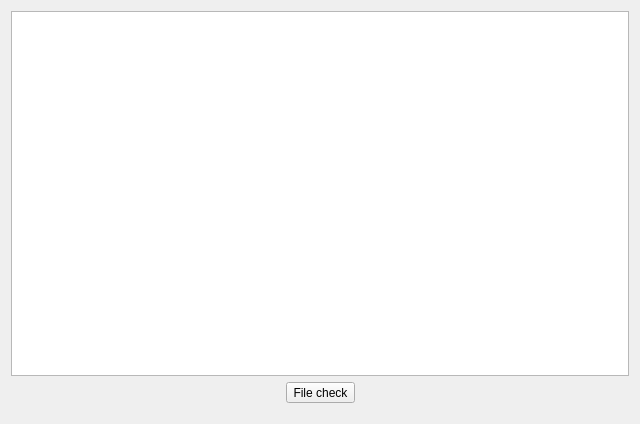
<?xml version="1.0" encoding="UTF-8"?>
<ui version="4.0">
 <class>FileView</class>
 <widget class="QWidget" name="FileView">
  <property name="geometry">
   <rect>
    <x>0</x>
    <y>0</y>
    <width>640</width>
    <height>424</height>
   </rect>
  </property>
  <property name="windowTitle">
   <string>Form</string>
  </property>
  <layout class="QVBoxLayout" name="verticalLayout_2">
   <item>
    <layout class="QVBoxLayout" name="verticalLayout">
     <item>
      <widget class="QTableView" name="tableView">
       <property name="selectionMode">
        <enum>QAbstractItemView::SingleSelection</enum>
       </property>
       <property name="selectionBehavior">
        <enum>QAbstractItemView::SelectRows</enum>
       </property>
      </widget>
     </item>
    </layout>
   </item>
   <item>
    <layout class="QHBoxLayout" name="horizontalLayout">
     <property name="bottomMargin">
      <number>10</number>
     </property>
     <item>
      <spacer name="horizontalSpacer">
       <property name="orientation">
        <enum>Qt::Horizontal</enum>
       </property>
       <property name="sizeHint" stdset="0">
        <size>
         <width>40</width>
         <height>20</height>
        </size>
       </property>
      </spacer>
     </item>
     <item>
      <widget class="QToolButton" name="checkButton">
       <property name="accessibleName">
        <string>FileCheck</string>
       </property>
       <property name="text">
        <string>File check</string>
       </property>
       <property name="checkable">
        <bool>true</bool>
       </property>
       <property name="toolButtonStyle">
        <enum>Qt::ToolButtonTextBesideIcon</enum>
       </property>
      </widget>
     </item>
     <item>
      <spacer name="horizontalSpacer_2">
       <property name="orientation">
        <enum>Qt::Horizontal</enum>
       </property>
       <property name="sizeHint" stdset="0">
        <size>
         <width>40</width>
         <height>20</height>
        </size>
       </property>
      </spacer>
     </item>
    </layout>
   </item>
  </layout>
 </widget>
 <resources/>
 <connections/>
</ui>
